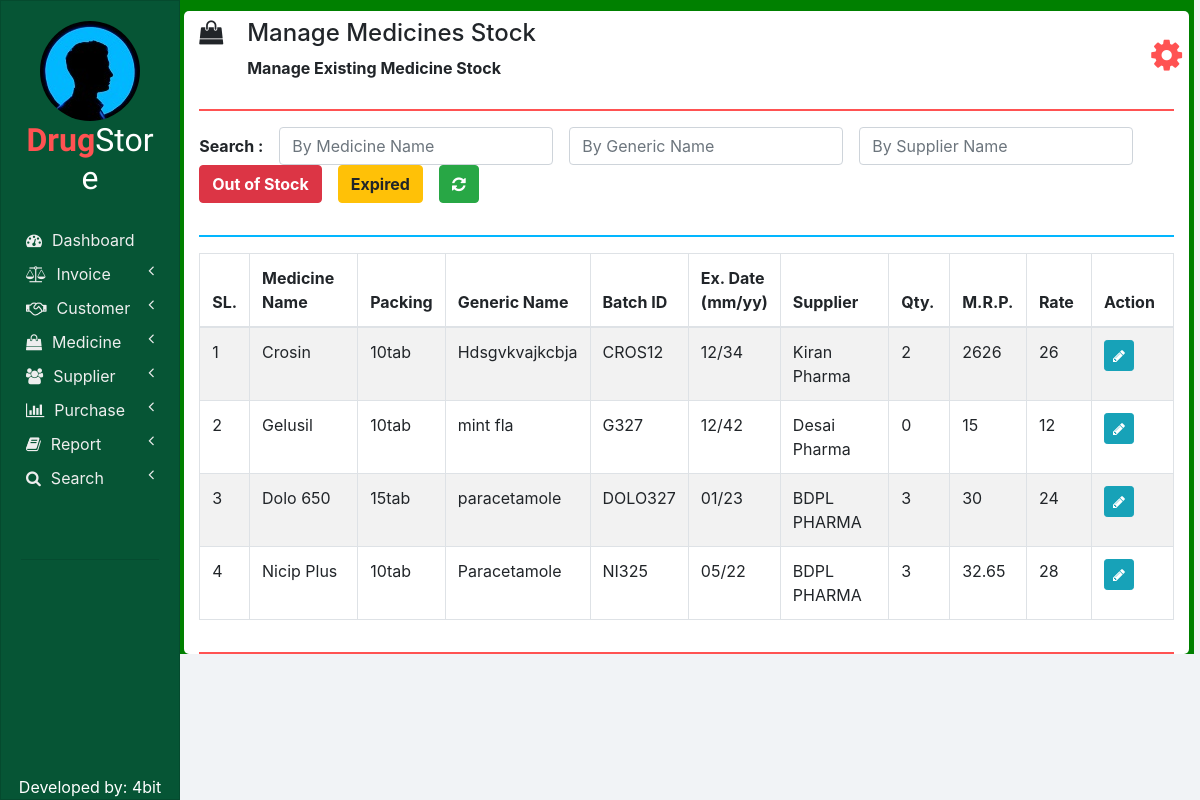
Page /manage_medicine_stock.php on the earlier database version.
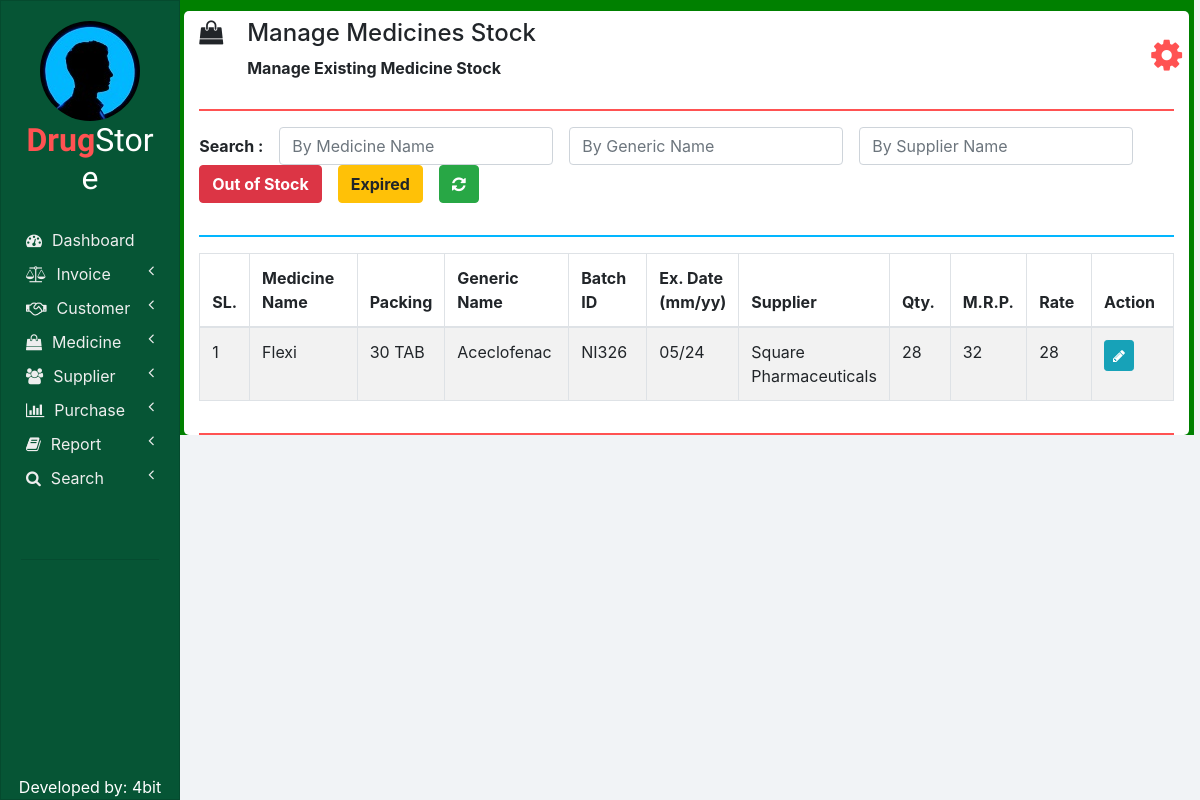
Same page on the later database version.
### tables this page shows
CREATE TABLE `medicines` (
  `ID` int(11) NOT NULL,
  `NAME` varchar(100) NOT NULL,
  `PACKING` varchar(20) NOT NULL,
  `GENERIC_NAME` varchar(100) NOT NULL,
  `SUPPLIER_NAME` varchar(100) NOT NULL
);

CREATE TABLE `medicines_stock` (
  `ID` int(11) NOT NULL,
  `NAME` varchar(100) NOT NULL,
  `BATCH_ID` varchar(20) NOT NULL,
  `EXPIRY_DATE` varchar(10) NOT NULL,
  `QUANTITY` int(11) NOT NULL,
  `MRP` double NOT NULL,
  `RATE` double NOT NULL
);

### php/manage_medicine_stock.php (the view, shortened to what this page needs)
<?php
  function showMedicinesStock($id) {
    require "db_connection.php";
    if($con) {
      $seq_no = 0;
      $query = "SELECT * FROM medicines INNER JOIN medicines_stock ON medicines.NAME = medicines_stock.NAME";
      $result = mysqli_query($con, $query);
      while($row = mysqli_fetch_array($result)) {
        $seq_no++;
        if($row['BATCH_ID'] == $id)
          showEditOptionsRow($seq_no, $row);
        else
          showMedicineStockRow($seq_no, $row);
      }
    }
  }
  function showMedicineStockRow($seq_no, $row) {
    ?>
    <tr>
      <td><?php echo $seq_no; ?></td>
      <td><?php echo $row['NAME']; ?></td>
      <td><?php echo $row['PACKING']; ?></td>
      <td><?php echo $row['GENERIC_NAME']; ?></td>
      <td><?php echo $row['BATCH_ID']; ?></td>
      <td><?php echo $row['EXPIRY_DATE']; ?></td>
      <td><?php echo $row['SUPPLIER_NAME']; ?></td>
      <td><?php echo $row['QUANTITY']; ?></td>
      <td><?php echo $row['MRP']; ?></td>
      <td><?php echo $row['RATE']; ?></td>
      <td>
        <button href="" class="btn btn-info btn-sm" onclick="editMedicineStock('<?php echo $row['BATCH_ID']; ?>');">
          <i class="fa fa-pencil"></i>
        </button>
      </td>
    </tr>
    <?php
  }
  ?>

Differences in the rows shown:
removed medicines: seq_no "1", medicines_stock.NAME "Crosin", PACKING "10tab", GENERIC_NAME "Hdsgvkvajkcbja", medicines_stock.BATCH_ID "CROS12", medicines_stock.EXPIRY_DATE "12/34", SUPPLIER_NAME "Kiran Pharma", medicines_stock.QUANTITY "2", medicines_stock.MRP "2626", medicines_stock.RATE "26"
removed medicines: seq_no "2", medicines_stock.NAME "Gelusil", PACKING "10tab", GENERIC_NAME "mint fla", medicines_stock.BATCH_ID "G327", medicines_stock.EXPIRY_DATE "12/42", SUPPLIER_NAME "Desai Pharma", medicines_stock.QUANTITY "0", medicines_stock.MRP "15", medicines_stock.RATE "12"
removed medicines: seq_no "3", medicines_stock.NAME "Dolo 650", PACKING "15tab", GENERIC_NAME "paracetamole", medicines_stock.BATCH_ID "DOLO327", medicines_stock.EXPIRY_DATE "01/23", SUPPLIER_NAME "BDPL PHARMA", medicines_stock.QUANTITY "3", medicines_stock.MRP "30", medicines_stock.RATE "24"
removed medicines: seq_no "4", medicines_stock.NAME "Nicip Plus", PACKING "10tab", GENERIC_NAME "Paracetamole", medicines_stock.BATCH_ID "NI325", medicines_stock.EXPIRY_DATE "05/22", SUPPLIER_NAME "BDPL PHARMA", medicines_stock.QUANTITY "3", medicines_stock.MRP "32.65", medicines_stock.RATE "28"
added medicines: seq_no "1", medicines_stock.NAME "Flexi", PACKING "30 TAB", GENERIC_NAME "Aceclofenac", medicines_stock.BATCH_ID "NI326", medicines_stock.EXPIRY_DATE "05/24", SUPPLIER_NAME "Square Pharmaceuticals", medicines_stock.QUANTITY "28", medicines_stock.MRP "32", medicines_stock.RATE "28"
